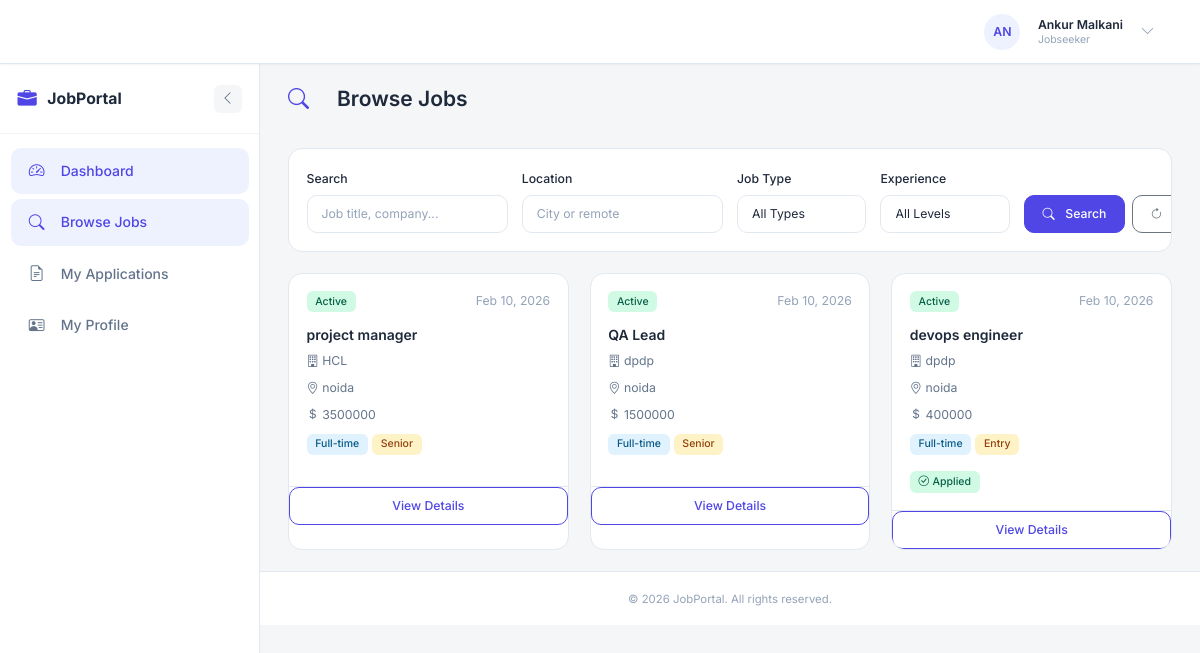
The page /jobseeker/jobs (signed in) on the database its author committed.
### models.py (models this page shows, shortened)
class User(db.Model, UserMixin):
    __tablename__ = 'users'
    id = db.Column(db.Integer, primary_key=True)
    name = db.Column(db.String(100), nullable=False)
    email = db.Column(db.String(120), unique=True, nullable=False, index=True)
    password_hash = db.Column(db.String(128), nullable=False)
    role = db.Column(db.String(20), nullable=False)  # admin, employer, jobseeker
    created_at = db.Column(db.DateTime, default=datetime.utcnow)
    updated_at = db.Column(db.DateTime, default=datetime.utcnow, onupdate=datetime.utcnow)
    profile = db.relationship('Profile', back_populates='user', uselist=False, cascade='all, delete-orphan')
    jobs = db.relationship('Job', back_populates='employer', foreign_keys='Job.employer_id', cascade='all, delete-orphan')
    applications = db.relationship('Application', back_populates='jobseeker', foreign_keys='Application.jobseeker_id', cascade='all, delete-orphan')
    @property
    def password(self):
        """Prevent direct password access"""
        raise AttributeError('Password is not readable')
    def is_admin(self):
        return self.role == 'admin'
    def is_employer(self):
        return self.role == 'employer'
    def is_jobseeker(self):
        return self.role == 'jobseeker'
    def get_role_display(self):
        roles = {
            'admin': 'Admin',
            'employer': 'Employer',
            'jobseeker': 'Jobseeker'
        }
        return roles.get(self.role, self.role)

class Job(db.Model):
    __tablename__ = 'jobs'
    id = db.Column(db.Integer, primary_key=True)
    title = db.Column(db.String(200), nullable=False)
    description = db.Column(db.Text, nullable=False)
    company_name = db.Column(db.String(200), nullable=False)
    company_description = db.Column(db.Text, nullable=True)
    location = db.Column(db.String(200), nullable=False)
    salary = db.Column(db.String(100), nullable=True)  # Can be range or specific amount
    salary_min = db.Column(db.Integer, nullable=True)
    salary_max = db.Column(db.Integer, nullable=True)
    job_type = db.Column(db.String(50), nullable=True)  # Full-time, Part-time, Contract, etc.
    experience_level = db.Column(db.String(50), nullable=True)  # Entry, Mid, Senior
    required_skills = db.Column(db.Text, nullable=True)  # Comma-separated
    benefits = db.Column(db.Text, nullable=True)
    how_to_apply = db.Column(db.Text, nullable=True)
    application_email = db.Column(db.String(120), nullable=True)
    status = db.Column(db.String(20), default='active')  # active, closed, draft
    views_count = db.Column(db.Integer, default=0)
    employer_id = db.Column(db.Integer, db.ForeignKey('users.id'), nullable=False, index=True)
    created_at = db.Column(db.DateTime, default=datetime.utcnow)
    updated_at = db.Column(db.DateTime, default=datetime.utcnow, onupdate=datetime.utcnow)
    deadline = db.Column(db.DateTime, nullable=True)
    employer = db.relationship('User', back_populates='jobs', foreign_keys=[employer_id])
    applications = db.relationship('Application', back_populates='job', cascade='all, delete-orphan')
    @hybrid_property
    def application_count(self):
        """Optimized application count using hybrid property - avoids loading full relationship"""
        return len(self.applications)
    def get_status_display(self):
        statuses = {
            'active': 'Active',
            'closed': 'Closed',
            'draft': 'Draft'
        }
        return statuses.get(self.status, self.status)

### jobseeker/routes.py (the view)
@jobseeker.route('/jobs')
@login_required
def jobs():
    if not current_user.is_jobseeker():
        flash('Access denied. Jobseeker privileges required.', 'danger')
        return redirect(url_for('main.home'))
    page = request.args.get('page', 1, type=int)
    search = request.args.get('search', '')
    location = request.args.get('location', '')
    job_type = request.args.get('type', '')
    experience = request.args.get('experience', '')
    applications = Application.query.filter_by(jobseeker_id=current_user.id).all()
    applied_job_ids = [app.job_id for app in applications]
    query = Job.query.filter_by(status='active')
    if search:
        query = query.filter(
            (Job.title.contains(search)) |
            (Job.company_name.contains(search)) |
            (Job.description.contains(search))
        )
    if location:
        query = query.filter(Job.location.contains(location))
    if job_type:
        query = query.filter(Job.job_type == job_type)
    if experience:
        query = query.filter(Job.experience_level == experience)
    jobs_pagination = query.order_by(Job.created_at.desc()).paginate(
        page=page, per_page=9, error_out=False
    )
    return render_template('jobseeker/jobs.html',
                         jobs=jobs_pagination,
                         applied_job_ids=applied_job_ids)

### app.py (called while the page is built)
@login_manager.user_loader
def load_user(user_id):
    return User.query.get(int(user_id))

@app.context_processor
def inject_sidebar_state():
    is_auth = getattr(current_user, 'is_authenticated', False)
    if is_auth:
        sidebar_collapsed = request.cookies.get('sidebar_collapsed', 'false') == 'true'
    else:
        sidebar_collapsed = False
    return dict(sidebar_collapsed=sidebar_collapsed)

### templates/jobseeker/jobs.html (shortened to what this page needs)
{% extends "base.html" %}
{% block content %}
<div class="page-header">
    <h1><i class="bi bi-search"></i>Browse Jobs</h1>
</div>
<div class="dashboard-card mb-4">
    <div class="card-body">
        <form method="GET" class="row g-3">
            <div class="col-md-3">
                <label class="form-label fw-medium">Search</label>
                <input type="text" name="search" class="form-control" placeholder="Job title, company..."
                       value="{{ request.args.get('search', '') }}">
            </div>
            <div class="col-md-3">
                <label class="form-label fw-medium">Location</label>
                <input type="text" name="location" class="form-control" placeholder="City or remote"
                       value="{{ request.args.get('location', '') }}">
            </div>
            <div class="col-md-2">
                <label class="form-label fw-medium">Job Type</label>
                <select name="type" class="form-select">
                    <option value="">All Types</option>
                </select>
            </div>
            <div class="col-md-2">
                <label class="form-label fw-medium">Experience</label>
                <select name="experience" class="form-select">
                    <option value="">All Levels</option>
                </select>
            </div>
            <div class="col-md-2 d-flex align-items-end">
                <div class="d-flex gap-2 w-100">
                    <button type="submit" class="btn btn-primary flex-grow-1">
                        <i class="bi bi-search me-1"></i>Search
                    </button>
                    <a href="{{ url_for('jobseeker.jobs') }}" class="btn btn-outline-secondary">
                        <i class="bi bi-arrow-clockwise"></i>
                    </a>
                </div>
            </div>
        </form>
    </div>
</div>
{% if jobs.items %}
    <div class="row g-4">
        {% for job in jobs.items %}
            <div class="col-md-6 col-lg-4">
                <div class="dashboard-card h-100">
                    <div class="card-body">
                        <div class="d-flex justify-content-between align-items-start mb-3">
                            <span class="badge {% if job.status == 'active' %}bg-success-subtle text-success{% else %}bg-secondary-subtle text-secondary{% endif %}">
                                {{ job.get_status_display() }}
                            </span>
                            <small class="text-muted">{{ job.created_at.strftime('%b %d, %Y') }}</small>
                        </div>
                        <h5 class="card-title mb-2">{{ job.title }}</h5>
                        <p class="text-secondary small mb-2">
                            <i class="bi bi-building me-1"></i>{{ job.company_name }}
                        </p>
                        <p class="text-secondary small mb-2">
                            <i class="bi bi-geo-alt me-1"></i>{{ job.location }}
                        </p>
                        {% if job.salary %}
                            <p class="text-secondary small mb-2">
                                <i class="bi bi-currency-dollar me-1"></i>{{ job.salary }}
                            </p>
                        {% endif %}
                        <div class="mb-3">
                            {% if job.job_type %}
                                <span class="badge bg-info-subtle text-info">{{ job.job_type }}</span>
                            {% endif %}
                            {% if job.experience_level %}
                                <span class="badge bg-warning-subtle text-warning">{{ job.experience_level }}</span>
                            {% endif %}
                        </div>
                        {% if job.id in applied_job_ids %}
                            <span class="badge bg-success-subtle text-success">
                                <i class="bi bi-check-circle me-1"></i>Applied
                            </span>
                        {% endif %}
                    </div>
                    <div class="card-footer bg-transparent border-top">
                        <a href="{{ url_for('jobseeker.job_detail', job_id=job.id) }}" class="btn btn-outline-primary w-100">
                            View Details
                        </a>
                    </div>
                </div>
            </div>
        {% endfor %}
    </div>
{% endif %}
{% endblock %}

### templates/base.html (shortened to what this page needs)
<!DOCTYPE html>
<html lang="en">
<head>
    <link href="https://cdn.jsdelivr.net/npm/bootstrap@5.3.2/dist/css/bootstrap.min.css" rel="stylesheet">
    <link href="https://cdn.jsdelivr.net/npm/bootstrap-icons@1.11.1/font/bootstrap-icons.css" rel="stylesheet">
    <link rel="stylesheet" href="{{ url_for('static', filename='css/main.css') }}">
</head>
<body>
    {% if current_user.is_authenticated %}
    <nav class="navbar navbar-expand-lg">
        <div class="container-fluid px-3">
            <a class="navbar-brand" href="{{ url_for('main.home') }}">
                <i class="bi bi-briefcase-fill"></i>
                <span >JobPortal</span>
            </a>
            <div class="collapse navbar-collapse" id="navbarNav">
                <ul class="navbar-nav ms-auto align-items-center">
                    {% if current_user.is_admin() %}
                        <li class="nav-item">
                            <a class="nav-link {% if request.endpoint and request.endpoint.startswith('admin.dashboard') %}active{% endif %}" href="{{ url_for('admin.dashboard') }}">
                                <i class="bi bi-speedometer2 me-1"></i>Dashboard
                            </a>
                        </li>
                    {% elif current_user.is_employer() %}
                        <li class="nav-item">
                            <a class="nav-link {% if request.endpoint and request.endpoint.startswith('employer.dashboard') %}active{% endif %}" href="{{ url_for('employer.dashboard') }}">
                                <i class="bi bi-speedometer2 me-1"></i>Dashboard
                            </a>
                        </li>
                    {% elif current_user.is_jobseeker() %}
                        <li class="nav-item">
                            <a class="nav-link {% if request.endpoint and request.endpoint.startswith('jobseeker.dashboard') %}active{% endif %}" href="{{ url_for('jobseeker.dashboard') }}">
                                <i class="bi bi-speedometer2 me-1"></i>Dashboard
                            </a>
                        </li>
                    {% endif %}
                    <li class="nav-item dropdown ms-2">
                        <a class="user-dropdown d-flex align-items-center" href="#" role="button" data-bs-toggle="dropdown" aria-expanded="false">
                            <div class="avatar">
                                {{ current_user.name[:2].upper() }}
                            </div>
                            <div class="user-info d-none d-md-block ms-2">
                                <div class="user-name">{{ current_user.name }}</div>
                                <div class="user-role">{{ current_user.get_role_display() }}</div>
                            </div>
                            <i class="bi bi-chevron-down ms-2 text-muted"></i>
                        </a>
                    </li>
                </ul>
            </div>
        </div>
    </nav>
    <div class="d-flex">
        <aside class="sidebar-wrapper {% if sidebar_collapsed %}collapsed{% endif %}" id="sidebarWrapper">
            <div class="sidebar-header">
                <a class="sidebar-brand" href="{{ url_for('main.home') }}">
                    <i class="bi bi-briefcase-fill"></i>
                    <span class="sidebar-label">JobPortal</span>
                </a>
                <button class="sidebar-toggle" id="sidebarToggle" title="Toggle Sidebar">
                    <i class="bi {% if sidebar_collapsed %}bi-chevron-right{% else %}bi-chevron-left{% endif %}"></i>
                </button>
            </div>
            <nav class="sidebar-nav">
                <ul class="nav flex-column">
                    {% if current_user.is_admin() %}
                        {% include 'admin/sidebar.html' %}
                    {% elif current_user.is_employer() %}
                        {% include 'employer/sidebar.html' %}
                    {% elif current_user.is_jobseeker() %}
                        {% include 'jobseeker/sidebar.html' %}
                    {% endif %}
                </ul>
            </nav>
        </aside>
        <main class="main-wrapper flex-grow-1">
            <div class="main-content flex-grow-1">
                {% block content %}{% endblock %}
            </div>
            <footer class="footer">
                <span>&copy; 2026 JobPortal. All rights reserved.</span>
            </footer>
        </main>
    </div>
    {% endif %}
</body>
</html>

### rows shown on the page
User: name "AN", name "Ankur Malkani", role "Jobseeker"
Job: status "Active", created_at "Feb 10, 2026", title "project manager", company_name "HCL", location "noida", salary "3500000", job_type "Full-time", experience_level "Senior"
Job: status "Active", created_at "Feb 10, 2026", title "QA Lead", company_name "dpdp", location "noida", salary "1500000", job_type "Full-time", experience_level "Senior"
Job: status "Active", created_at "Feb 10, 2026", title "devops engineer", company_name "dpdp", location "noida", salary "400000", job_type "Full-time", experience_level "Entry", shows "Applied"
